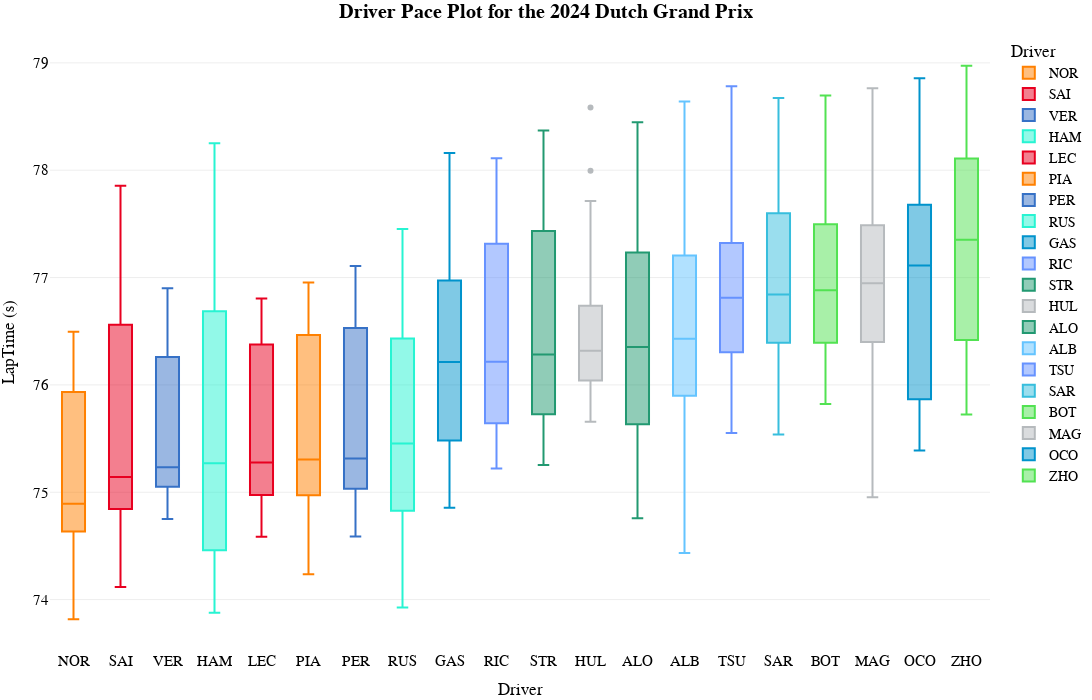

Notebook code cell kept with this figure:
### Code cell
fig_pace=px.box(
    transformed_laps.sort_values(by=["median","LapNumber"]),
    x="Driver",
    y="LapTime (s)",
    color='Driver',
    template="xgridoff",
    title="<b>Driver Pace Plot for the {} {}</b>".format(year,gp),
    # palette=team_palette,
    # whiskerprops=dict(color="white"),
    # boxprops=dict(edgecolor="white"),
    # medianprops=dict(color="grey"),
    # capprops=dict(color="white"),
    height=700, width=1200,

color_discrete_map={
                 "ALB": "#64C4FF",
                 "ALO": "#229971",
                 "BOT": "#52e252",
                 "COL": "#37BEDD",
                 "GAS": "#0093cc",
                 "HAM": "#27F4D2",
                 "HUL": "#B6BABD",
                 "LEC": "#E80020",
                 "MAG": "#B6BABD",
                 "NOR": "#FF8000",
                 "OCO": "#0093cc",
                 "PER": "#3671C6",
                 "PIA": "#FF8000",
                 "RIC": "#6692FF",
                 "RUS": "#27F4D2",
                 "SAI": "#E80020",
                 "SAR": "#37BEDD",
                 "STR": "#229971",
                 "TSU": "#6692FF",
                 "VER": "#3671C6",
                 "ZHO": "#52e252"
          }
)
fig_pace.update_traces(opacity=1)
fig_pace.update_layout(
    title_x=0.5,
    hoverlabel=dict(
    bgcolor="white",
    font_size=16,
    font_family="PT Sans Narrow"
    ),
    yaxis = dict(tickfont = dict(size=15)),
    xaxis = dict(tickfont = dict(size=15)),
    font=dict(
        family="PT Sans Narrow",
        size=14,
        color="Black"
    ),
    title_font_family="PT Sans Narrow",
    margin=dict(l=50, r=5, t=35, b=50)
)
fig_pace.show()

### Figure 1 — Plotly figure (JSON) as saved in the notebook; plotly's stock layout.template omitted (floating-point values rounded to 4 significant figures)
{"data": [{"alignmentgroup": "True", "hovertemplate": "Driver=%{x}<br>LapTime (s)=%{y}<extra></extra>", "legendgroup": "NOR", "marker": {"color": "#FF8000"}, "name": "NOR", "notched": false, "offsetgroup": "NOR", "opacity": 1, "orientation": "v", "showlegend": true, "type": "box", "x": ["NOR", "NOR", "NOR", "NOR", "NOR", "NOR", "NOR", "NOR", "NOR", "NOR", "NOR", "NOR", "NOR", "NOR", "NOR", "NOR", "NOR", "NOR", "NOR", "NOR", "NOR", "NOR", "NOR", "NOR", "NOR", "NOR", "NOR", "NOR", "NOR", "NOR", "NOR", "NOR", "NOR", "NOR", "NOR", "NOR", "NOR", "NOR", "NOR", "NOR", "NOR", "NOR", "NOR", "NOR", "NOR", "NOR", "NOR", "NOR", "NOR", "NOR", "NOR", "NOR", "NOR", "NOR", "NOR", "NOR", "NOR", "NOR", "NOR", "NOR", "NOR", "NOR", "NOR", "NOR", "NOR", "NOR", "NOR", "NOR", "NOR"], "x0": " ", "xaxis": "x", "y": [76.13, 76.5, 76.3, 76.27, 76.22, 76.39, 76.17, 76.48, 76.29, 76.3, 76.2, 76.24, 76.47, 76.23, 75.69, 76.08, 76.07, 75.9, 76.04, 75.73, 75.8, 75.78, 75.69, 75.71, 75.87, 75.74, 74.57, 74.39, 74.48, 74.49, 74.49, 74.47, 74.31, 74.72, 74.56, 74.71, 74.64, 75.01, 75.2, 74.79, 74.58, 74.83, 74.6, 74.89, 74.78, 74.91, 74.58, 74.83, 74.69, 74.74, 74.47, 74.6, 74.82, 74.87, 75.1, 74.98, 74.52, 75.05, 75.01, 74.31, 74.86, 74.79, 74.62, 74.69, 74.66, 74.66, 74.87, 75.01, 73.82], "y0": " ", "yaxis": "y"}, {"alignmentgroup": "True", "hovertemplate": "Driver=%{x}<br>LapTime (s)=%{y}<extra></extra>", "legendgroup": "SAI", "marker": {"color": "#E80020"}, "name": "SAI", "notched": false, "offsetgroup": "SAI", "opacity": 1, "orientation": "v", "showlegend": true, "type": "box", "x": ["SAI", "SAI", "SAI", "SAI", "SAI", "SAI", "SAI", "SAI", "SAI", "SAI", "SAI", "SAI", "SAI", "SAI", "SAI", "SAI", "SAI", "SAI", "SAI", "SAI", "SAI", "SAI", "SAI", "SAI", "SAI", "SAI", "SAI", "SAI", "SAI", "SAI", "SAI", "SAI", "SAI", "SAI", "SAI", "SAI", "SAI", "SAI", "SAI", "SAI", "SAI", "SAI", "SAI", "SAI", "SAI", "SAI", "SAI", "SAI", "SAI", "SAI", "SAI", "SAI", "SAI", "SAI", "SAI", "SAI", "SAI", "SAI", "SAI", "SAI", "SAI", "SAI", "SAI", "SAI", "SAI", "SAI", "SAI", "SAI", "SAI"], "x0": " ", "xaxis": "x", "y": [77.28, 76.88, 76.82, 76.96, 76.58, 76.85, 76.2, 76.84, 76.84, 77.86, 76.58, 76.52, 76.65, 76.35, 76.48, 76.38, 76.17, 76.65, 76.64, 76.28, 76.56, 76.67, 76.73, 76.49, 76.32, 76.59, 76.39, 76.57, 75.84, 75.23, 74.87, 74.81, 74.74, 74.7, 74.72, 74.94, 74.12, 74.77, 74.98, 74.67, 74.95, 75.14, 75.06, 75.11, 75.43, 75.02, 74.96, 74.97, 74.83, 74.85, 75.15, 75.34, 75.13, 74.65, 74.51, 74.49, 74.86, 75.24, 75.08, 74.82, 74.61, 74.67, 74.75, 75.1, 75.05, 75.13, 75.1, 74.44, 74.63], "y0": " ", "yaxis": "y"}, {"alignmentgroup": "True", "hovertemplate": "Driver=%{x}<br>LapTime (s)=%{y}<extra></extra>", "legendgroup": "VER", "marker": {"color": "#3671C6"}, "name": "VER", "notched": false, "offsetgroup": "VER", "opacity": 1, "orientation": "v", "showlegend": true, "type": "box", "x": ["VER", "VER", "VER", "VER", "VER", "VER", "VER", "VER", "VER", "VER", "VER", "VER", "VER", "VER", "VER", "VER", "VER", "VER", "VER", "VER", "VER", "VER", "VER", "VER", "VER", "VER", "VER", "VER", "VER", "VER", "VER", "VER", "VER", "VER", "VER", "VER", "VER", "VER", "VER", "VER", "VER", "VER", "VER", "VER", "VER", "VER", "VER", "VER", "VER", "VER", "VER", "VER", "VER", "VER", "VER", "VER", "VER", "VER", "VER", "VER", "VER", "VER", "VER", "VER", "VER", "VER", "VER", "VER", "VER"], "x0": " ", "xaxis": "x", "y": [76.11, 76.13, 76.43, 76.18, 76.16, 76.28, 76.35, 76.25, 76.45, 76.36, 76.54, 76.34, 76.47, 76.22, 76.23, 76.3, 76.9, 75.95, 76.62, 76.42, 76.41, 76.59, 76.33, 76.65, 76.52, 75.04, 74.75, 75.15, 74.89, 74.94, 75.1, 74.91, 75.13, 75.06, 75.05, 75.14, 75.09, 75.02, 75.09, 75.3, 75.33, 75.1, 75.16, 75.32, 74.98, 75.13, 75.02, 75.14, 75.23, 74.82, 75.02, 74.76, 75.06, 75.01, 75.36, 75.13, 75, 75.39, 74.94, 75.09, 75.29, 74.99, 75.05, 75.25, 75.05, 74.97, 75.15, 75.54, 75.89], "y0": " ", "yaxis": "y"}, {"alignmentgroup": "True", "hovertemplate": "Driver=%{x}<br>LapTime (s)=%{y}<extra></extra>", "legendgroup": "HAM", "marker": {"color": "#27F4D2"}, "name": "HAM", "notched": false, "offsetgroup": "HAM", "opacity": 1, "orientation": "v", "showlegend": true, "type": "box", "x": ["HAM", "HAM", "HAM", "HAM", "HAM", "HAM", "HAM", "HAM", "HAM", "HAM", "HAM", "HAM", "HAM", "HAM", "HAM", "HAM", "HAM", "HAM", "HAM", "HAM", "HAM", "HAM", "HAM", "HAM", "HAM", "HAM", "HAM", "HAM", "HAM", "HAM", "HAM", "HAM", "HAM", "HAM", "HAM", "HAM", "HAM", "HAM", "HAM", "HAM", "HAM", "HAM", "HAM", "HAM", "HAM", "HAM", "HAM", "HAM", "HAM", "HAM", "HAM", "HAM", "HAM", "HAM", "HAM", "HAM", "HAM", "HAM", "HAM", "HAM", "HAM", "HAM", "HAM", "HAM", "HAM", "HAM", "HAM", "HAM"], "x0": " ", "xaxis": "x", "y": [77.76, 76.49, 76.97, 76.85, 76.59, 77.06, 77.47, 77.15, 76.91, 77.62, 77.85, 77.38, 76.62, 76.69, 76.69, 76.85, 76.62, 76.74, 76.69, 77.13, 77.87, 75.72, 76.43, 75.75, 75.96, 75.46, 75.44, 75.28, 75.26, 75.05, 75.11, 74.81, 75.1, 74.89, 74.89, 75.1, 75.0, 74.77, 74.71, 74.72, 74.9, 76.02, 75.51, 75.77, 78.25, 73.88, 74.05, 74.05, 74.26, 74.35, 74.44, 74.48, 74.35, 74.48, 73.97, 73.98, 74.04, 73.88, 74.42, 74.83, 74.01, 74.24, 74.41, 74.35, 74.42, 75.9, 74.9, 75.69], "y0": " ", "yaxis": "y"}, {"alignmentgroup": "True", "hovertemplate": "Driver=%{x}<br>LapTime (s)=%{y}<extra></extra>", "legendgroup": "LEC", "marker": {"color": "#E80020"}, "name": "LEC", "notched": false, "offsetgroup": "LEC", "opacity": 1, "orientation": "v", "showlegend": true, "type": "box", "x": ["LEC", "LEC", "LEC", "LEC", "LEC", "LEC", "LEC", "LEC", "LEC", "LEC", "LEC", "LEC", "LEC", "LEC", "LEC", "LEC", "LEC", "LEC", "LEC", "LEC", "LEC", "LEC", "LEC", "LEC", "LEC", "LEC", "LEC", "LEC", "LEC", "LEC", "LEC", "LEC", "LEC", "LEC", "LEC", "LEC", "LEC", "LEC", "LEC", "LEC", "LEC", "LEC", "LEC", "LEC", "LEC", "LEC", "LEC", "LEC", "LEC", "LEC", "LEC", "LEC", "LEC", "LEC", "LEC", "LEC", "LEC", "LEC", "LEC", "LEC", "LEC", "LEC", "LEC", "LEC", "LEC", "LEC", "LEC", "LEC", "LEC"], "x0": " ", "xaxis": "x", "y": [76.69, 76.47, 76.13, 76.81, 76.56, 76.64, 76.54, 76.73, 76.61, 76.51, 76.51, 76.63, 76.36, 76.37, 76.49, 76.37, 76.42, 76.52, 76.39, 76.28, 76.75, 76.73, 75.76, 75.02, 75.85, 75.56, 75.25, 75.28, 75.54, 75.03, 75.13, 74.93, 75.27, 76.06, 74.8, 75.24, 75.38, 75.09, 75.21, 75.38, 74.84, 75.11, 74.87, 75.3, 75.08, 75.29, 75.41, 75.02, 74.65, 74.97, 75.08, 75.61, 75.08, 74.97, 75.48, 74.89, 74.92, 75.0, 74.58, 75.15, 74.97, 74.88, 74.88, 74.77, 74.83, 75.01, 74.77, 74.97, 74.77], "y0": " ", "yaxis": "y"}, {"alignmentgroup": "True", "hovertemplate": "Driver=%{x}<br>LapTime (s)=%{y}<extra></extra>", "legendgroup": "PIA", "marker": {"color": "#FF8000"}, "name": "PIA", "notched": false, "offsetgroup": "PIA", "opacity": 1, "orientation": "v", "showlegend": true, "type": "box", "x": ["PIA", "PIA", "PIA", "PIA", "PIA", "PIA", "PIA", "PIA", "PIA", "PIA", "PIA", "PIA", "PIA", "PIA", "PIA", "PIA", "PIA", "PIA", "PIA", "PIA", "PIA", "PIA", "PIA", "PIA", "PIA", "PIA", "PIA", "PIA", "PIA", "PIA", "PIA", "PIA", "PIA", "PIA", "PIA", "PIA", "PIA", "PIA", "PIA", "PIA", "PIA", "PIA", "PIA", "PIA", "PIA", "PIA", "PIA", "PIA", "PIA", "PIA", "PIA", "PIA", "PIA", "PIA", "PIA", "PIA", "PIA", "PIA", "PIA", "PIA", "PIA", "PIA", "PIA", "PIA", "PIA", "PIA", "PIA", "PIA", "PIA"], "x0": " ", "xaxis": "x", "y": [76.24, 76.26, 76.68, 76.76, 76.53, 76.95, 76.66, 76.82, 76.51, 76.52, 76.46, 76.51, 76.47, 76.38, 76.38, 76.35, 76.49, 76.52, 76.33, 76.53, 76.85, 76.72, 76.8, 76.41, 76.06, 75.94, 75.93, 76.07, 76.09, 76.58, 76.21, 74.94, 74.24, 74.31, 74.49, 74.43, 74.61, 74.54, 74.44, 74.68, 74.56, 74.57, 74.6, 75.26, 75.15, 75.41, 75.33, 75.17, 75.12, 75.34, 75.0, 75.31, 75.08, 75.09, 75.07, 75.05, 74.99, 75.01, 74.83, 74.97, 74.93, 75.05, 74.64, 74.97, 74.78, 75.08, 75.01, 74.99, 75.09], "y0": " ", "yaxis": "y"}, {"alignmentgroup": "True", "hovertemplate": "Driver=%{x}<br>LapTime (s)=%{y}<extra></extra>", "legendgroup": "PER", "marker": {"color": "#3671C6"}, "name": "PER", "notched": false, "offsetgroup": "PER", "opacity": 1, "orientation": "v", "showlegend": true, "type": "box", "x": ["PER", "PER", "PER", "PER", "PER", "PER", "PER", "PER", "PER", "PER", "PER", "PER", "PER", "PER", "PER", "PER", "PER", "PER", "PER", "PER", "PER", "PER", "PER", "PER", "PER", "PER", "PER", "PER", "PER", "PER", "PER", "PER", "PER", "PER", "PER", "PER", "PER", "PER", "PER", "PER", "PER", "PER", "PER", "PER", "PER", "PER", "PER", "PER", "PER", "PER", "PER", "PER", "PER", "PER", "PER", "PER", "PER", "PER", "PER", "PER", "PER", "PER", "PER", "PER", "PER", "PER", "PER", "PER", "PER"], "x0": " ", "xaxis": "x", "y": [76.48, 76.42, 76.57, 76.75, 76.39, 76.86, 77.11, 76.9, 76.71, 76.4, 76.39, 76.6, 76.71, 76.58, 76.57, 76.47, 76.73, 76.62, 76.53, 76.53, 76.68, 77.0, 77.07, 76.43, 76.5, 76.36, 76.57, 75.3, 75.03, 74.67, 74.97, 75.11, 74.85, 75.12, 75.1, 74.95, 74.79, 74.88, 74.83, 74.93, 75.14, 75.14, 75.1, 76.49, 75.6, 75.49, 75.31, 75.12, 75.05, 75.27, 75.17, 75.45, 75.52, 75.71, 76.2, 75.29, 75.2, 75.06, 75.03, 75.08, 74.7, 74.93, 74.61, 74.85, 75.13, 74.59, 74.85, 74.92, 74.96], "y0": " ", "yaxis": "y"}, {"alignmentgroup": "True", "hovertemplate": "Driver=%{x}<br>LapTime (s)=%{y}<extra></extra>", "legendgroup": "RUS", "marker": {"color": "#27F4D2"}, "name": "RUS", "notched": false, "offsetgroup": "RUS", "opacity": 1, "orientation": "v", "showlegend": true, "type": "box", "x": ["RUS", "RUS", "RUS", "RUS", "RUS", "RUS", "RUS", "RUS", "RUS", "RUS", "RUS", "RUS", "RUS", "RUS", "RUS", "RUS", "RUS", "RUS", "RUS", "RUS", "RUS", "RUS", "RUS", "RUS", "RUS", "RUS", "RUS", "RUS", "RUS", "RUS", "RUS", "RUS", "RUS", "RUS", "RUS", "RUS", "RUS", "RUS", "RUS", "RUS", "RUS", "RUS", "RUS", "RUS", "RUS", "RUS", "RUS", "RUS", "RUS", "RUS", "RUS", "RUS", "RUS", "RUS", "RUS", "RUS", "RUS", "RUS", "RUS", "RUS", "RUS", "RUS", "RUS", "RUS", "RUS", "RUS", "RUS"], "x0": " ", "xaxis": "x", "y": [76.39, 76.53, 76.63, 76.56, 76.45, 76.6, 76.62, 76.62, 76.72, 76.37, 76.38, 76.65, 76.31, 76.34, 76.26, 76.27, 76.58, 76.57, 76.63, 76.64, 76.73, 76.75, 76.96, 74.53, 75.75, 77.45, 75.66, 75.83, 75.62, 75.57, 75.04, 74.91, 75.12, 75.26, 75.55, 75.29, 76.37, 75.54, 75.45, 75.6, 75.31, 74.91, 74.85, 75.06, 75.36, 75.1, 75.16, 75.26, 75.34, 75.44, 73.97, 73.93, 74.13, 74.07, 74.09, 74.29, 74.72, 75.43, 74.77, 74.35, 74.4, 74.29, 74.2, 74.08, 74.21, 74.82, 74.46], "y0": " ", "yaxis": "y"}, {"alignmentgroup": "True", "hovertemplate": "Driver=%{x}<br>LapTime (s)=%{y}<extra></extra>", "legendgroup": "GAS", "marker": {"color": "#0093cc"}, "name": "GAS", "notched": false, "offsetgroup": "GAS", "opacity": 1, "orientation": "v", "showlegend": true, "type": "box", "x": ["GAS", "GAS", "GAS", "GAS", "GAS", "GAS", "GAS", "GAS", "GAS", "GAS", "GAS", "GAS", "GAS", "GAS", "GAS", "GAS", "GAS", "GAS", "GAS", "GAS", "GAS", "GAS", "GAS", "GAS", "GAS", "GAS", "GAS", "GAS", "GAS", "GAS", "GAS", "GAS", "GAS", "GAS", "GAS", "GAS", "GAS", "GAS", "GAS", "GAS", "GAS", "GAS", "GAS", "GAS", "GAS", "GAS", "GAS", "GAS", "GAS", "GAS", "GAS", "GAS", "GAS", "GAS", "GAS", "GAS", "GAS", "GAS", "GAS", "GAS", "GAS", "GAS", "GAS", "GAS", "GAS", "GAS"], "x0": " ", "xaxis": "x", "y": [76.9, 76.91, 76.93, 76.73, 76.55, 76.91, 77.08, 76.91, 76.97, 77.38, 76.96, 76.93, 77.12, 76.97, 77.26, 77.08, 77.03, 77.14, 77.27, 77.24, 77.09, 76.92, 77.05, 76.97, 76.76, 77.52, 77.75, 77.35, 75.58, 75.26, 76.52, 76.06, 75.93, 78.16, 76.39, 75.86, 76.02, 75.98, 75.67, 75.62, 75.61, 76.0, 75.37, 75.61, 75.64, 75.48, 75.2, 74.99, 74.86, 75.26, 75.22, 75.15, 75.79, 75.58, 76.58, 76.37, 75.24, 75.35, 75.38, 75.49, 75.33, 75.07, 75.33, 75.28, 75.44, 75.55], "y0": " ", "yaxis": "y"}, {"alignmentgroup": "True", "hovertemplate": "Driver=%{x}<br>LapTime (s)=%{y}<extra></extra>", "legendgroup": "RIC", "marker": {"color": "#6692FF"}, "name": "RIC", "notched": false, "offsetgroup": "RIC", "opacity": 1, "orientation": "v", "showlegend": true, "type": "box", "x": ["RIC", "RIC", "RIC", "RIC", "RIC", "RIC", "RIC", "RIC", "RIC", "RIC", "RIC", "RIC", "RIC", "RIC", "RIC", "RIC", "RIC", "RIC", "RIC", "RIC", "RIC", "RIC", "RIC", "RIC", "RIC", "RIC", "RIC", "RIC", "RIC", "RIC", "RIC", "RIC", "RIC", "RIC", "RIC", "RIC", "RIC", "RIC", "RIC", "RIC", "RIC", "RIC", "RIC", "RIC", "RIC", "RIC", "RIC", "RIC", "RIC", "RIC", "RIC", "RIC", "RIC", "RIC", "RIC", "RIC", "RIC", "RIC", "RIC", "RIC", "RIC", "RIC", "RIC", "RIC", "RIC", "RIC", "RIC"], "x0": " ", "xaxis": "x", "y": [77.67, 77.4, 77.11, 77.08, 77.45, 77.37, 77.49, 77.64, 77.61, 77.61, 78.11, 77.7, 77.44, 77.17, 77.49, 77.3, 77.12, 77.32, 77.62, 77.16, 77.41, 77.23, 77.25, 77.18, 77.11, 77.9, 76.29, 75.98, 76.18, 75.83, 76.26, 75.54, 75.57, 76.16, 75.99, 75.92, 76.16, 76.31, 76.34, 76.3, 76.29, 75.83, 75.87, 77.6, 75.91, 75.71, 75.31, 75.22, 75.63, 75.37, 75.42, 75.35, 75.69, 75.49, 75.67, 75.53, 75.54, 75.44, 75.41, 75.55, 75.54, 75.48, 75.45, 75.68, 76.06, 75.91, 76.22], "y0": " ", "yaxis": "y"}, {"alignmentgroup": "True", "hovertemplate": "Driver=%{x}<br>LapTime (s)=%{y}<extra></extra>", "legendgroup": "STR", "marker": {"color": "#229971"}, "name": "STR", "notched": false, "offsetgroup": "STR", "opacity": 1, "orientation": "v", "showlegend": true, "type": "box", "x": ["STR", "STR", "STR", "STR", "STR", "STR", "STR", "STR", "STR", "STR", "STR", "STR", "STR", "STR", "STR", "STR", "STR", "STR", "STR", "STR", "STR", "STR", "STR", "STR", "STR", "STR", "STR", "STR", "STR", "STR", "STR", "STR", "STR", "STR", "STR", "STR", "STR", "STR", "STR", "STR", "STR", "STR", "STR", "STR", "STR", "STR", "STR", "STR", "STR", "STR", "STR", "STR", "STR", "STR", "STR", "STR", "STR", "STR", "STR", "STR", "STR", "STR", "STR", "STR", "STR", "STR", "STR", "STR"], "x0": " ", "xaxis": "x", "y": [77.51, 77.18, 76.78, 76.94, 76.89, 77.35, 76.92, 77.45, 77.33, 77.74, 77.68, 77.84, 78.37, 77.53, 77.85, 77.47, 77.28, 77.61, 77.38, 77.15, 77.35, 77.3, 77.48, 77.58, 77.63, 77.41, 78.0, 77.96, 75.32, 75.91, 75.48, 75.72, 75.97, 75.51, 76.32, 76.25, 77.51, 77.0, 76.72, 76.48, 75.99, 75.78, 75.78, 75.74, 75.74, 75.64, 75.67, 75.25, 77.47, 75.44, 75.47, 75.37, 75.4, 75.93, 75.75, 75.51, 75.62, 75.45, 75.48, 75.69, 75.83, 75.71, 75.82, 75.93, 75.99, 75.94, 76.16, 76.12], "y0": " ", "yaxis": "y"}, {"alignmentgroup": "True", "hovertemplate": "Driver=%{x}<br>LapTime (s)=%{y}<extra></extra>", "legendgroup": "HUL", "marker": {"color": "#B6BABD"}, "name": "HUL", "notched": false, "offsetgroup": "HUL", "opacity": 1, "orientation": "v", "showlegend": true, "type": "box", "x": ["HUL", "HUL", "HUL", "HUL", "HUL", "HUL", "HUL", "HUL", "HUL", "HUL", "HUL", "HUL", "HUL", "HUL", "HUL", "HUL", "HUL", "HUL", "HUL", "HUL", "HUL", "HUL", "HUL", "HUL", "HUL", "HUL", "HUL", "HUL", "HUL", "HUL", "HUL", "HUL", "HUL", "HUL", "HUL", "HUL", "HUL", "HUL", "HUL", "HUL", "HUL", "HUL", "HUL", "HUL", "HUL", "HUL", "HUL", "HUL", "HUL", "HUL", "HUL", "HUL", "HUL", "HUL", "HUL", "HUL", "HUL", "HUL", "HUL", "HUL", "HUL", "HUL", "HUL", "HUL", "HUL", "HUL", "HUL", "HUL"], "x0": " ", "xaxis": "x", "y": [77.46, 77.25, 77.04, 76.76, 76.73, 77.04, 77.42, 77.37, 77.99, 77.71, 77.63, 77.7, 75.93, 76.2, 76.07, 75.87, 75.95, 76.28, 77.05, 76.66, 76.65, 76.39, 76.73, 76.17, 76.85, 77.55, 76.74, 76.31, 76.55, 76.59, 76.62, 76.31, 76.64, 76.07, 76.73, 76.28, 76.32, 76.46, 76.45, 75.9, 76.18, 75.98, 75.85, 75.83, 75.94, 76.05, 75.81, 75.7, 75.86, 75.73, 76.18, 76.45, 76.46, 76.26, 76.11, 75.66, 78.58, 76.44, 76.3, 77.31, 76.32, 76.25, 76.11, 75.92, 76.03, 75.88, 75.91, 76.22], "y0": " ", "yaxis": "y"}, {"alignmentgroup": "True", "hovertemplate": "Driver=%{x}<br>LapTime (s)=%{y}<extra></extra>", "legendgroup": "ALO", "marker": {"color": "#229971"}, "name": "ALO", "notched": false, "offsetgroup": "ALO", "opacity": 1, "orientation": "v", "showlegend": true, "type": "box", "x": ["ALO", "ALO", "ALO", "ALO", "ALO", "ALO", "ALO", "ALO", "ALO", "ALO", "ALO", "ALO", "ALO", "ALO", "ALO", "ALO", "ALO", "ALO", "ALO", "ALO", "ALO", "ALO", "ALO", "ALO", "ALO", "ALO", "ALO", "ALO", "ALO", "ALO", "ALO", "ALO", "ALO", "ALO", "ALO", "ALO", "ALO", "ALO", "ALO", "ALO", "ALO", "ALO", "ALO", "ALO", "ALO", "ALO", "ALO", "ALO", "ALO", "ALO", "ALO", "ALO", "ALO", "ALO", "ALO", "ALO", "ALO", "ALO", "ALO", "ALO", "ALO", "ALO", "ALO", "ALO", "ALO", "ALO", "ALO", "ALO"], "x0": " ", "xaxis": "x", "y": [77.39, 76.86, 76.66, 77.14, 76.7, 77.17, 78.0, 77.45, 77.53, 77.67, 77.51, 77.11, 77.27, 77.29, 78.45, 77.51, 77.48, 77.34, 76.81, 76.96, 77.14, 77.83, 77.01, 77.16, 78.01, 77.17, 77.22, 77.46, 77.25, 75.52, 74.76, 75.74, 76.76, 76.12, 76.14, 76.36, 77.34, 76.67, 76.35, 75.86, 75.82, 75.98, 75.83, 75.75, 75.48, 75.65, 75.27, 75.01, 75.15, 75.05, 75.04, 75.24, 75.19, 76.24, 77.1, 75.35, 75.62, 75.51, 75.98, 75.65, 75.3, 75.2, 75.28, 75.65, 76.03, 76.21, 75.82, 74.97], "y0": " ", "yaxis": "y"}, {"alignmentgroup": "True", "hovertemplate": "Driver=%{x}<br>LapTime (s)=%{y}<extra></extra>", "legendgroup": "ALB", "marker": {"color": "#64C4FF"}, "name": "ALB", "notched": false, "offsetgroup": "ALB", "opacity": 1, "orientation": "v", "showlegend": true, "type": "box", "x": ["ALB", "ALB", "ALB", "ALB", "ALB", "ALB", "ALB", "ALB", "ALB", "ALB", "ALB", "ALB", "ALB", "ALB", "ALB", "ALB", "ALB", "ALB", "ALB", "ALB", "ALB", "ALB", "ALB", "ALB", "ALB", "ALB", "ALB", "ALB", "ALB", "ALB", "ALB", "ALB", "ALB", "ALB", "ALB", "ALB", "ALB", "ALB", "ALB", "ALB", "ALB", "ALB", "ALB", "ALB", "ALB", "ALB", "ALB", "ALB", "ALB", "ALB", "ALB", "ALB", "ALB", "ALB", "ALB", "ALB", "ALB", "ALB", "ALB", "ALB", "ALB", "ALB", "ALB", "ALB"], "x0": " ", "xaxis": "x", "y": [78.07, 77.75, 77.44, 76.96, 77.56, 77.27, 77.9, 77.29, 77.43, 76.27, 75.52, 76.01, 76.62, 76.6, 77.53, 78.64, 76.4, 76.18, 76.18, 76.32, 76.49, 76.36, 76.52, 76.64, 77.33, 77.17, 76.79, 76.8, 76.39, 76.26, 76.26, 76.53, 76.41, 76.45, 77.45, 77.33, 76.85, 77.78, 76.46, 76.46, 77.24, 77.65, 76.61, 76.37, 76.32, 75.9, 76.04, 76.49, 75.33, 75.9, 76.04, 74.79, 74.6, 75.26, 74.85, 75.28, 74.69, 75.1, 75.09, 75.0, 75.01, 74.88, 74.84, 74.43], "y0": " ", "yaxis": "y"}, {"alignmentgroup": "True", "hovertemplate": "Driver=%{x}<br>LapTime (s)=%{y}<extra></extra>", "legendgroup": "TSU", "marker": {"color": "#6692FF"}, "name": "TSU", "notched": false, "offsetgroup": "TSU", "opacity": 1, "orientation": "v", "showlegend": true, "type": "box", "x": ["TSU", "TSU", "TSU", "TSU", "TSU", "TSU", "TSU", "TSU", "TSU", "TSU", "TSU", "TSU", "TSU", "TSU", "TSU", "TSU", "TSU", "TSU", "TSU", "TSU", "TSU", "TSU", "TSU", "TSU", "TSU", "TSU", "TSU", "TSU", "TSU", "TSU", "TSU", "TSU", "TSU", "TSU", "TSU", "TSU", "TSU", "TSU", "TSU", "TSU", "TSU", "TSU", "TSU", "TSU", "TSU", "TSU", "TSU", "TSU", "TSU", "TSU", "TSU", "TSU", "TSU", "TSU", "TSU", "TSU", "TSU", "TSU", "TSU", "TSU", "TSU", "TSU", "TSU", "TSU", "TSU", "TSU"], "x0": " ", "xaxis": "x", "y": [78.78, 77.21, 76.96, 76.55, 77.22, 77.27, 77.08, 77.53, 77.37, 77.32, 77.63, 77.81, 75.55, 75.73, 76.26, 76.29, 76.34, 76.41, 77.32, 76.89, 76.77, 77.88, 76.82, 77.17, 77.35, 76.86, 77.41, 76.99, 75.89, 75.56, 75.59, 75.67, 76.03, 76.0, 76.11, 77.99, 76.91, 77.55, 76.38, 76.57, 78.39, 77.25, 76.07, 76.13, 78.29, 76.18, 76.36, 76.48, 76.5, 77.8, 76.24, 77.84, 76.91, 76.99, 76.81, 76.61, 77.77, 77.58, 76.3, 76.42, 76.41, 76.34, 76.19, 76.81, 76.9, 76.39], "y0": " ", "yaxis": "y"}, {"alignmentgroup": "True", "hovertemplate": "Driver=%{x}<br>LapTime (s)=%{y}<extra></extra>", "legendgroup": "SAR", "marker": {"color": "#37BEDD"}, "name": "SAR", "notched": false, "offsetgroup": "SAR", "opacity": 1, "orientation": "v", "showlegend": true, "type": "box", "x": ["SAR", "SAR", "SAR", "SAR", "SAR", "SAR", "SAR", "SAR", "SAR", "SAR", "SAR", "SAR", "SAR", "SAR", "SAR", "SAR", "SAR", "SAR", "SAR", "SAR", "SAR", "SAR", "SAR", "SAR", "SAR", "SAR", "SAR", "SAR", "SAR", "SAR", "SAR", "SAR", "SAR", "SAR", "SAR", "SAR", "SAR", "SAR", "SAR", "SAR", "SAR", "SAR", "SAR", "SAR", "SAR", "SAR", "SAR", "SAR", "SAR", "SAR", "SAR", "SAR", "SAR", "SAR", "SAR", "SAR", "SAR", "SAR", "SAR", "SAR", "SAR", "SAR", "SAR", "SAR", "SAR"], "x0": " ", "xaxis": "x", "y": [78.34, 77.94, 77.49, 77.66, 77.9, 77.59, 77.93, 77.84, 77.42, 77.6, 77.45, 77.54, 77.53, 77.84, 78.01, 78.03, 78.02, 77.71, 75.71, 75.86, 75.54, 75.89, 75.88, 76.04, 76.93, 76.97, 76.42, 76.55, 76.36, 76.53, 76.37, 76.48, 76.98, 76.98, 76.91, 77.22, 77.51, 76.55, 76.61, 78.61, 76.84, 76.13, 76.16, 78.22, 76.26, 76.4, 76.28, 76.62, 77.6, 76.31, 76.49, 78.67, 76.84, 76.59, 76.79, 77.22, 77.83, 76.43, 76.42, 76.47, 76.16, 76.37, 77.0, 76.71, 76.2], "y0": " ", "yaxis": "y"}, {"alignmentgroup": "True", "hovertemplate": "Driver=%{x}<br>LapTime (s)=%{y}<extra></extra>", "legendgroup": "BOT", "marker": {"color": "#52e252"}, "name": "BOT", "notched": false, "offsetgroup": "BOT", "opacity": 1, "orientation": "v", "showlegend": true, "type": "box", "x": ["BOT", "BOT", "BOT", "BOT", "BOT", "BOT", "BOT", "BOT", "BOT", "BOT", "BOT", "BOT", "BOT", "BOT", "BOT", "BOT", "BOT", "BOT", "BOT", "BOT", "BOT", "BOT", "BOT", "BOT", "BOT", "BOT", "BOT", "BOT", "BOT", "BOT", "BOT", "BOT", "BOT", "BOT", "BOT", "BOT", "BOT", "BOT", "BOT", "BOT", "BOT", "BOT", "BOT", "BOT", "BOT", "BOT", "BOT", "BOT", "BOT", "BOT", "BOT", "BOT", "BOT", "BOT", "BOT", "BOT", "BOT", "BOT", "BOT", "BOT", "BOT", "BOT", "BOT", "BOT", "BOT"], "x0": " ", "xaxis": "x", "y": [78.4, 78.39, 77.22, 77.34, 76.88, 77.44, 77.2, 77.75, 77.58, 77.54, 77.84, 78.0, 78.09, 76.07, 76.4, 76.58, 76.9, 76.85, 76.69, 76.68, 76.59, 76.89, 76.8, 76.81, 77.22, 77.25, 77.03, 77.16, 77.84, 78.39, 77.26, 76.8, 77.81, 77.16, 77.49, 77.26, 77.15, 77.51, 78.7, 75.82, 76.15, 78.31, 76.14, 76.63, 76.35, 76.45, 76.43, 76.36, 76.07, 76.3, 77.85, 78.46, 76.07, 76.22, 76.64, 76.33, 76.59, 76.37, 76.36, 76.23, 76.48, 76.39, 76.39, 77.28, 76.21], "y0": " ", "yaxis": "y"}, {"alignmentgroup": "True", "hovertemplate": "Driver=%{x}<br>LapTime (s)=%{y}<extra></extra>", "legendgroup": "MAG", "marker": {"color": "#B6BABD"}, "name": "MAG", "notched": false, "offsetgroup": "MAG", "opacity": 1, "orientation": "v", "showlegend": true, "type": "box", "x": ["MAG", "MAG", "MAG", "MAG", "MAG", "MAG", "MAG", "MAG", "MAG", "MAG", "MAG", "MAG", "MAG", "MAG", "MAG", "MAG", "MAG", "MAG", "MAG", "MAG", "MAG", "MAG", "MAG", "MAG", "MAG", "MAG", "MAG", "MAG", "MAG", "MAG", "MAG", "MAG", "MAG", "MAG", "MAG", "MAG", "MAG", "MAG", "MAG", "MAG", "MAG", "MAG", "MAG", "MAG", "MAG", "MAG", "MAG", "MAG", "MAG", "MAG", "MAG", "MAG", "MAG", "MAG", "MAG", "MAG", "MAG", "MAG", "MAG", "MAG", "MAG", "MAG", "MAG", "MAG", "MAG", "MAG"], "x0": " ", "xaxis": "x", "y": [77.49, 76.36, 76.87, 76.92, 78.06, 77.15, 77.49, 77.55, 77.32, 77.66, 76.9, 77.22, 77.56, 77.59, 77.97, 77.55, 77.36, 77.27, 76.65, 77.46, 76.94, 76.99, 76.75, 76.88, 76.74, 77.08, 77.54, 77.66, 77.19, 77.87, 77.68, 77.28, 76.95, 77.08, 77.16, 77.43, 74.95, 75.4, 75.5, 75.23, 75.45, 76.42, 76.25, 78.4, 75.94, 76.33, 76.42, 76.3, 77.93, 76.39, 77.75, 76.9, 76.56, 76.88, 76.61, 77, 78.76, 76.4, 76.36, 76.67, 76.26, 76.32, 76.05, 76.59, 77.3, 76.29], "y0": " ", "yaxis": "y"}, {"alignmentgroup": "True", "hovertemplate": "Driver=%{x}<br>LapTime (s)=%{y}<extra></extra>", "legendgroup": "OCO", "marker": {"color": "#0093cc"}, "name": "OCO", "notched": false, "offsetgroup": "OCO", "opacity": 1, "orientation": "v", "showlegend": true, "type": "box", "x": ["OCO", "OCO", "OCO", "OCO", "OCO", "OCO", "OCO", "OCO", "OCO", "OCO", "OCO", "OCO", "OCO", "OCO", "OCO", "OCO", "OCO", "OCO", "OCO", "OCO", "OCO", "OCO", "OCO", "OCO", "OCO", "OCO", "OCO", "OCO", "OCO", "OCO", "OCO", "OCO", "OCO", "OCO", "OCO", "OCO", "OCO", "OCO", "OCO", "OCO", "OCO", "OCO", "OCO", "OCO", "OCO", "OCO", "OCO", "OCO", "OCO", "OCO", "OCO", "OCO", "OCO", "OCO", "OCO", "OCO", "OCO", "OCO", "OCO", "OCO", "OCO", "OCO", "OCO", "OCO", "OCO", "OCO"], "x0": " ", "xaxis": "x", "y": [77.77, 77.67, 77.33, 77.47, 77.1, 77.7, 77.28, 77.75, 77.38, 77.68, 77.93, 77.73, 78.86, 77.67, 77.84, 77.65, 77.7, 77.52, 77.59, 78.41, 77.88, 77.5, 77.42, 78.17, 78.1, 77.82, 77.68, 76.26, 76.1, 76.03, 75.62, 75.61, 75.57, 75.9, 75.78, 76.03, 77.12, 78.37, 76.15, 75.85, 75.87, 76.14, 75.71, 76.08, 76.26, 75.39, 77.76, 75.91, 75.95, 75.86, 75.83, 75.95, 75.94, 75.79, 75.63, 77.52, 76.0, 75.62, 75.75, 75.74, 75.77, 77.41, 75.41, 77.22, 77.35, 75.95], "y0": " ", "yaxis": "y"}, {"alignmentgroup": "True", "hovertemplate": "Driver=%{x}<br>LapTime (s)=%{y}<extra></extra>", "legendgroup": "ZHO", "marker": {"color": "#52e252"}, "name": "ZHO", "notched": false, "offsetgroup": "ZHO", "opacity": 1, "orientation": "v", "showlegend": true, "type": "box", "x": ["ZHO", "ZHO", "ZHO", "ZHO", "ZHO", "ZHO", "ZHO", "ZHO", "ZHO", "ZHO", "ZHO", "ZHO", "ZHO", "ZHO", "ZHO", "ZHO", "ZHO", "ZHO", "ZHO", "ZHO", "ZHO", "ZHO", "ZHO", "ZHO", "ZHO", "ZHO", "ZHO", "ZHO", "ZHO", "ZHO", "ZHO", "ZHO", "ZHO", "ZHO", "ZHO", "ZHO", "ZHO", "ZHO", "ZHO", "ZHO", "ZHO", "ZHO", "ZHO", "ZHO", "ZHO", "ZHO", "ZHO", "ZHO", "ZHO", "ZHO", "ZHO", "ZHO", "ZHO", "ZHO", "ZHO", "ZHO", "ZHO", "ZHO", "ZHO", "ZHO", "ZHO"], "x0": " ", "xaxis": "x", "y": [78.2, 78.11, 78.17, 77.98, 78.33, 78.56, 78.03, 78.15, 77.85, 78.11, 77.83, 78.46, 77.95, 78.23, 78.19, 76.81, 76.72, 76.73, 77.3, 76.44, 76.78, 76.4, 78.19, 76.56, 77.15, 76.86, 77.97, 77.09, 77.09, 77.41, 77.22, 78.29, 77.57, 77.78, 78.97, 77.77, 78.12, 78.17, 78.97, 77.86, 77.54, 77.24, 77.06, 77.35, 75.91, 75.76, 75.8, 76.04, 76.42, 76.41, 76.36, 77.64, 76.4, 76.26, 75.87, 76.04, 75.74, 75.72, 77.76, 75.86, 75.8], "y0": " ", "yaxis": "y"}], "layout": {"boxmode": "overlay", "font": {"color": "Black", "family": "PT Sans Narrow", "size": 14}, "height": 700, "hoverlabel": {"bgcolor": "white", "font": {"family": "PT Sans Narrow", "size": 16}}, "legend": {"title": {"text": "Driver"}, "tracegroupgap": 0}, "margin": {"b": 50, "l": 50, "r": 5, "t": 35}, "title": {"font": {"family": "PT Sans Narrow"}, "text": "<b>Driver Pace Plot for the 2024 Dutch Grand Prix</b>", "x": 0.5}, "width": 1200, "xaxis": {"anchor": "y", "categoryarray": ["NOR", "SAI", "VER", "HAM", "LEC", "PIA", "PER", "RUS", "GAS", "RIC", "STR", "HUL", "ALO", "ALB", "TSU", "SAR", "BOT", "MAG", "OCO", "ZHO"], "categoryorder": "array", "domain": [0, 1], "tickfont": {"size": 15}, "title": {"text": "Driver"}}, "yaxis": {"anchor": "x", "domain": [0, 1], "tickfont": {"size": 15}, "title": {"text": "LapTime (s)"}}}}
